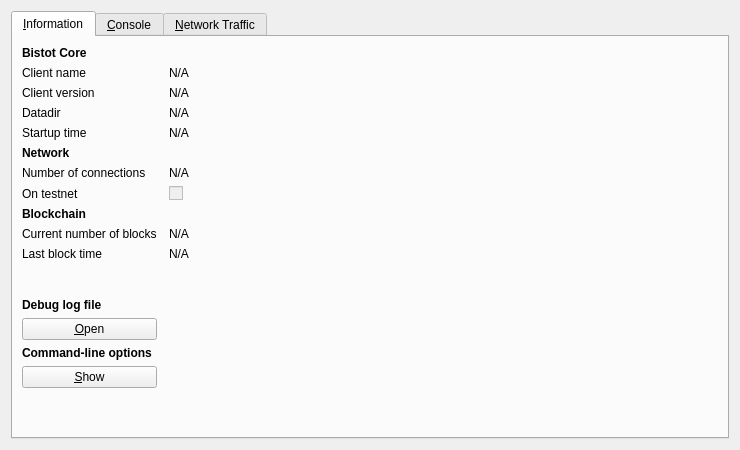
<?xml version="1.0" encoding="UTF-8"?>
<ui version="4.0">
 <class>RPCConsole</class>
 <widget class="QDialog" name="RPCConsole">
  <property name="geometry">
   <rect>
    <x>0</x>
    <y>0</y>
    <width>740</width>
    <height>450</height>
   </rect>
  </property>
  <property name="windowTitle">
   <string>Bistot - Debug window</string>
  </property>
  <layout class="QVBoxLayout" name="verticalLayout_2">
   <item>
    <widget class="QTabWidget" name="tabWidget">
     <property name="currentIndex">
      <number>0</number>
     </property>
     <widget class="QWidget" name="tab_info">
      <attribute name="title">
       <string>&amp;Information</string>
      </attribute>
      <layout class="QGridLayout" name="gridLayout" columnstretch="0,1">
       <property name="horizontalSpacing">
        <number>12</number>
       </property>
       <item row="0" column="0">
        <widget class="QLabel" name="label_9">
         <property name="font">
          <font>
           <weight>75</weight>
           <bold>true</bold>
          </font>
         </property>
         <property name="text">
          <string>Bistot Core</string>
         </property>
        </widget>
       </item>
       <item row="1" column="0">
        <widget class="QLabel" name="label_5">
         <property name="text">
          <string>Client name</string>
         </property>
        </widget>
       </item>
       <item row="1" column="1">
        <widget class="QLabel" name="clientName">
         <property name="cursor">
          <cursorShape>IBeamCursor</cursorShape>
         </property>
         <property name="text">
          <string>N/A</string>
         </property>
         <property name="textFormat">
          <enum>Qt::PlainText</enum>
         </property>
         <property name="textInteractionFlags">
          <set>Qt::LinksAccessibleByMouse|Qt::TextSelectableByKeyboard|Qt::TextSelectableByMouse</set>
         </property>
        </widget>
       </item>
       <item row="2" column="0">
        <widget class="QLabel" name="label_6">
         <property name="text">
          <string>Client version</string>
         </property>
        </widget>
       </item>
       <item row="2" column="1">
        <widget class="QLabel" name="clientVersion">
         <property name="cursor">
          <cursorShape>IBeamCursor</cursorShape>
         </property>
         <property name="text">
          <string>N/A</string>
         </property>
         <property name="textFormat">
          <enum>Qt::PlainText</enum>
         </property>
         <property name="textInteractionFlags">
          <set>Qt::LinksAccessibleByMouse|Qt::TextSelectableByKeyboard|Qt::TextSelectableByMouse</set>
         </property>
        </widget>
       </item>
       <item row="3" column="0">
        <widget class="QLabel" name="label_12">
         <property name="text">
          <string>Datadir</string>
         </property>
        </widget>
       </item>
       <item row="3" column="1">
        <widget class="QLabel" name="dataDir">
         <property name="cursor">
          <cursorShape>IBeamCursor</cursorShape>
         </property>
         <property name="text">
          <string>N/A</string>
         </property>
         <property name="textFormat">
          <enum>Qt::PlainText</enum>
         </property>
         <property name="wordWrap">
          <bool>true</bool>
         </property>
         <property name="textInteractionFlags">
          <set>Qt::LinksAccessibleByMouse|Qt::TextSelectableByKeyboard|Qt::TextSelectableByMouse</set>
         </property>
        </widget>
       </item>
       <item row="4" column="0">
        <widget class="QLabel" name="label_13">
         <property name="text">
          <string>Startup time</string>
         </property>
        </widget>
       </item>
       <item row="4" column="1">
        <widget class="QLabel" name="startupTime">
         <property name="cursor">
          <cursorShape>IBeamCursor</cursorShape>
         </property>
         <property name="text">
          <string>N/A</string>
         </property>
         <property name="textFormat">
          <enum>Qt::PlainText</enum>
         </property>
         <property name="textInteractionFlags">
          <set>Qt::LinksAccessibleByMouse|Qt::TextSelectableByKeyboard|Qt::TextSelectableByMouse</set>
         </property>
        </widget>
       </item>
       <item row="5" column="0">
        <widget class="QLabel" name="label_11">
         <property name="font">
          <font>
           <weight>75</weight>
           <bold>true</bold>
          </font>
         </property>
         <property name="text">
          <string>Network</string>
         </property>
        </widget>
       </item>
       <item row="6" column="0">
        <widget class="QLabel" name="label_7">
         <property name="text">
          <string>Number of connections</string>
         </property>
        </widget>
       </item>
       <item row="6" column="1">
        <widget class="QLabel" name="numberOfConnections">
         <property name="cursor">
          <cursorShape>IBeamCursor</cursorShape>
         </property>
         <property name="text">
          <string>N/A</string>
         </property>
         <property name="textFormat">
          <enum>Qt::PlainText</enum>
         </property>
         <property name="textInteractionFlags">
          <set>Qt::LinksAccessibleByMouse|Qt::TextSelectableByKeyboard|Qt::TextSelectableByMouse</set>
         </property>
        </widget>
       </item>
       <item row="7" column="0">
        <widget class="QLabel" name="label_8">
         <property name="text">
          <string>On testnet</string>
         </property>
        </widget>
       </item>
       <item row="7" column="1">
        <widget class="QCheckBox" name="isTestNet">
         <property name="enabled">
          <bool>false</bool>
         </property>
         <property name="text">
          <string/>
         </property>
        </widget>
       </item>
       <item row="8" column="0">
        <widget class="QLabel" name="label_10">
         <property name="font">
          <font>
           <weight>75</weight>
           <bold>true</bold>
          </font>
         </property>
         <property name="text">
          <string>Blockchain</string>
         </property>
        </widget>
       </item>
       <item row="9" column="0">
        <widget class="QLabel" name="label_3">
         <property name="text">
          <string>Current number of blocks</string>
         </property>
        </widget>
       </item>
       <item row="9" column="1">
        <widget class="QLabel" name="numberOfBlocks">
         <property name="cursor">
          <cursorShape>IBeamCursor</cursorShape>
         </property>
         <property name="text">
          <string>N/A</string>
         </property>
         <property name="textFormat">
          <enum>Qt::PlainText</enum>
         </property>
         <property name="textInteractionFlags">
          <set>Qt::LinksAccessibleByMouse|Qt::TextSelectableByKeyboard|Qt::TextSelectableByMouse</set>
         </property>
        </widget>
       </item>
       <item row="10" column="0">
        <widget class="QLabel" name="label_2">
         <property name="text">
          <string>Last block time</string>
         </property>
        </widget>
       </item>
       <item row="10" column="1">
        <widget class="QLabel" name="lastBlockTime">
         <property name="cursor">
          <cursorShape>IBeamCursor</cursorShape>
         </property>
         <property name="text">
          <string>N/A</string>
         </property>
         <property name="textFormat">
          <enum>Qt::PlainText</enum>
         </property>
         <property name="textInteractionFlags">
          <set>Qt::LinksAccessibleByMouse|Qt::TextSelectableByKeyboard|Qt::TextSelectableByMouse</set>
         </property>
        </widget>
       </item>
       <item row="11" column="0">
        <spacer name="verticalSpacer_2">
         <property name="orientation">
          <enum>Qt::Vertical</enum>
         </property>
         <property name="sizeHint" stdset="0">
          <size>
           <width>20</width>
           <height>20</height>
          </size>
         </property>
        </spacer>
       </item>
       <item row="12" column="0">
        <widget class="QLabel" name="labelDebugLogfile">
         <property name="font">
          <font>
           <weight>75</weight>
           <bold>true</bold>
          </font>
         </property>
         <property name="text">
          <string>Debug log file</string>
         </property>
        </widget>
       </item>
       <item row="13" column="0">
        <widget class="QPushButton" name="openDebugLogfileButton">
         <property name="toolTip">
          <string>Open the Bistot debug log file from the current data directory. This can take a few seconds for large log files.</string>
         </property>
         <property name="text">
          <string>&amp;Open</string>
         </property>
         <property name="autoDefault">
          <bool>false</bool>
         </property>
        </widget>
       </item>
       <item row="14" column="0">
        <widget class="QLabel" name="labelCLOptions">
         <property name="font">
          <font>
           <weight>75</weight>
           <bold>true</bold>
          </font>
         </property>
         <property name="text">
          <string>Command-line options</string>
         </property>
        </widget>
       </item>
       <item row="15" column="0">
        <widget class="QPushButton" name="showCLOptionsButton">
         <property name="toolTip">
          <string>Show the Bistot-Qt help message to get a list with possible Bistot command-line options.</string>
         </property>
         <property name="text">
          <string>&amp;Show</string>
         </property>
         <property name="autoDefault">
          <bool>false</bool>
         </property>
        </widget>
       </item>
       <item row="16" column="0">
        <spacer name="verticalSpacer">
         <property name="orientation">
          <enum>Qt::Vertical</enum>
         </property>
         <property name="sizeHint" stdset="0">
          <size>
           <width>20</width>
           <height>40</height>
          </size>
         </property>
        </spacer>
       </item>
      </layout>
     </widget>
     <widget class="QWidget" name="tab_console">
      <attribute name="title">
       <string>&amp;Console</string>
      </attribute>
      <layout class="QVBoxLayout" name="verticalLayout_3">
       <property name="spacing">
        <number>3</number>
       </property>
       <item>
        <widget class="QTextEdit" name="messagesWidget">
         <property name="minimumSize">
          <size>
           <width>0</width>
           <height>100</height>
          </size>
         </property>
         <property name="readOnly">
          <bool>true</bool>
         </property>
         <property name="tabKeyNavigation" stdset="0">
          <bool>false</bool>
         </property>
         <property name="columnCount" stdset="0">
          <number>2</number>
         </property>
        </widget>
       </item>
       <item>
        <layout class="QHBoxLayout" name="horizontalLayout">
         <property name="spacing">
          <number>3</number>
         </property>
         <item>
          <widget class="QLabel" name="label">
           <property name="text">
            <string notr="true">&gt;</string>
           </property>
          </widget>
         </item>
         <item>
          <widget class="QLineEdit" name="lineEdit"/>
         </item>
         <item>
          <widget class="QPushButton" name="clearButton">
           <property name="maximumSize">
            <size>
             <width>24</width>
             <height>24</height>
            </size>
           </property>
           <property name="toolTip">
            <string>Clear console</string>
           </property>
           <property name="text">
            <string/>
           </property>
           <property name="icon">
            <iconset resource="../bitcoin.qrc">
             <normaloff>:/icons/remove</normaloff>:/icons/remove</iconset>
           </property>
           <property name="shortcut">
            <string notr="true">Ctrl+L</string>
           </property>
           <property name="autoDefault">
            <bool>false</bool>
           </property>
          </widget>
         </item>
        </layout>
       </item>
      </layout>
     </widget>
     <widget class="QWidget" name="tab">
      <attribute name="title">
       <string>&amp;Network Traffic</string>
      </attribute>
      <layout class="QHBoxLayout" name="horizontalLayout_3">
       <item>
        <layout class="QVBoxLayout" name="verticalLayout_4">
         <item>
          <widget class="TrafficGraphWidget" name="trafficGraph" native="true">
           <property name="sizePolicy">
            <sizepolicy hsizetype="Expanding" vsizetype="Expanding">
             <horstretch>0</horstretch>
             <verstretch>0</verstretch>
            </sizepolicy>
           </property>
          </widget>
         </item>
         <item>
          <layout class="QHBoxLayout" name="horizontalLayout_2">
           <item>
            <widget class="QSlider" name="sldGraphRange">
             <property name="minimum">
              <number>1</number>
             </property>
             <property name="maximum">
              <number>288</number>
             </property>
             <property name="pageStep">
              <number>12</number>
             </property>
             <property name="value">
              <number>6</number>
             </property>
             <property name="orientation">
              <enum>Qt::Horizontal</enum>
             </property>
            </widget>
           </item>
           <item>
            <widget class="QLabel" name="lblGraphRange">
             <property name="minimumSize">
              <size>
               <width>100</width>
               <height>0</height>
              </size>
             </property>
             <property name="alignment">
              <set>Qt::AlignCenter</set>
             </property>
            </widget>
           </item>
           <item>
            <widget class="QPushButton" name="btnClearTrafficGraph">
             <property name="text">
              <string>&amp;Clear</string>
             </property>
            </widget>
           </item>
          </layout>
         </item>
        </layout>
       </item>
       <item>
        <layout class="QVBoxLayout" name="verticalLayout">
         <item>
          <widget class="QGroupBox" name="groupBox">
           <property name="title">
            <string>Totals</string>
           </property>
           <layout class="QVBoxLayout" name="verticalLayout_5">
            <item>
             <layout class="QHBoxLayout" name="horizontalLayout_4">
              <item>
               <widget class="Line" name="line">
                <property name="sizePolicy">
                 <sizepolicy hsizetype="Fixed" vsizetype="Fixed">
                  <horstretch>0</horstretch>
                  <verstretch>0</verstretch>
                 </sizepolicy>
                </property>
                <property name="minimumSize">
                 <size>
                  <width>10</width>
                  <height>0</height>
                 </size>
                </property>
                <property name="palette">
                 <palette>
                  <active>
                   <colorrole role="Light">
                    <brush brushstyle="SolidPattern">
                     <color alpha="255">
                      <red>0</red>
                      <green>255</green>
                      <blue>0</blue>
                     </color>
                    </brush>
                   </colorrole>
                  </active>
                  <inactive>
                   <colorrole role="Light">
                    <brush brushstyle="SolidPattern">
                     <color alpha="255">
                      <red>0</red>
                      <green>255</green>
                      <blue>0</blue>
                     </color>
                    </brush>
                   </colorrole>
                  </inactive>
                  <disabled>
                   <colorrole role="Light">
                    <brush brushstyle="SolidPattern">
                     <color alpha="255">
                      <red>0</red>
                      <green>255</green>
                      <blue>0</blue>
                     </color>
                    </brush>
                   </colorrole>
                  </disabled>
                 </palette>
                </property>
                <property name="orientation">
                 <enum>Qt::Horizontal</enum>
                </property>
               </widget>
              </item>
              <item>
               <widget class="QLabel" name="label_16">
                <property name="text">
                 <string>In:</string>
                </property>
               </widget>
              </item>
              <item>
               <widget class="QLabel" name="lblBytesIn">
                <property name="minimumSize">
                 <size>
                  <width>50</width>
                  <height>0</height>
                 </size>
                </property>
                <property name="alignment">
                 <set>Qt::AlignRight|Qt::AlignTrailing|Qt::AlignVCenter</set>
                </property>
               </widget>
              </item>
             </layout>
            </item>
            <item>
             <layout class="QHBoxLayout" name="horizontalLayout_5">
              <item>
               <widget class="Line" name="line_2">
                <property name="sizePolicy">
                 <sizepolicy hsizetype="Fixed" vsizetype="Fixed">
                  <horstretch>0</horstretch>
                  <verstretch>0</verstretch>
                 </sizepolicy>
                </property>
                <property name="minimumSize">
                 <size>
                  <width>10</width>
                  <height>0</height>
                 </size>
                </property>
                <property name="palette">
                 <palette>
                  <active>
                   <colorrole role="Light">
                    <brush brushstyle="SolidPattern">
                     <color alpha="255">
                      <red>255</red>
                      <green>0</green>
                      <blue>0</blue>
                     </color>
                    </brush>
                   </colorrole>
                  </active>
                  <inactive>
                   <colorrole role="Light">
                    <brush brushstyle="SolidPattern">
                     <color alpha="255">
                      <red>255</red>
                      <green>0</green>
                      <blue>0</blue>
                     </color>
                    </brush>
                   </colorrole>
                  </inactive>
                  <disabled>
                   <colorrole role="Light">
                    <brush brushstyle="SolidPattern">
                     <color alpha="255">
                      <red>255</red>
                      <green>0</green>
                      <blue>0</blue>
                     </color>
                    </brush>
                   </colorrole>
                  </disabled>
                 </palette>
                </property>
                <property name="orientation">
                 <enum>Qt::Horizontal</enum>
                </property>
               </widget>
              </item>
              <item>
               <widget class="QLabel" name="label_17">
                <property name="text">
                 <string>Out:</string>
                </property>
               </widget>
              </item>
              <item>
               <widget class="QLabel" name="lblBytesOut">
                <property name="minimumSize">
                 <size>
                  <width>50</width>
                  <height>0</height>
                 </size>
                </property>
                <property name="alignment">
                 <set>Qt::AlignRight|Qt::AlignTrailing|Qt::AlignVCenter</set>
                </property>
               </widget>
              </item>
             </layout>
            </item>
            <item>
             <spacer name="verticalSpacer_4">
              <property name="orientation">
               <enum>Qt::Vertical</enum>
              </property>
              <property name="sizeHint" stdset="0">
               <size>
                <width>20</width>
                <height>407</height>
               </size>
              </property>
             </spacer>
            </item>
           </layout>
          </widget>
         </item>
        </layout>
       </item>
      </layout>
     </widget>
    </widget>
   </item>
  </layout>
 </widget>
 <customwidgets>
  <customwidget>
   <class>TrafficGraphWidget</class>
   <extends>QWidget</extends>
   <header>trafficgraphwidget.h</header>
   <container>1</container>
   <slots>
    <slot>clear()</slot>
   </slots>
  </customwidget>
 </customwidgets>
 <resources>
  <include location="../bitcoin.qrc"/>
 </resources>
 <connections/>
</ui>
